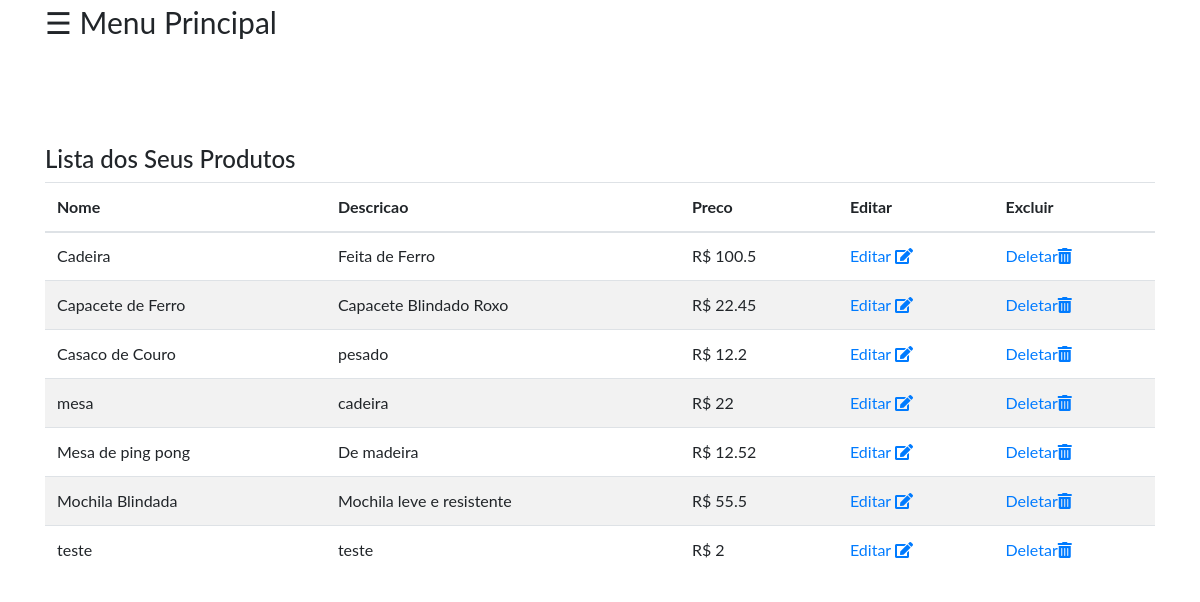
The page /app/listarProduto.php on the database its author committed.
### tables this page shows
CREATE TABLE IF NOT EXISTS `produtos` (
  `id` int(11) NOT NULL AUTO_INCREMENT,
  `nome` varchar(50) NOT NULL,
  `descricao` varchar(50) NOT NULL,
  `preco` float NOT NULL,
  PRIMARY KEY (`id`)
);

### app/listarProduto.php (the view, shortened to what this page needs)
<!DOCTYPE html>
<html lang="en">
<head>
<link rel="stylesheet" href="https://maxcdn.bootstrapcdn.com/bootstrap/4.1.3/css/bootstrap.min.css">
<link rel="stylesheet" href="http://127.0.0.1/Produto/header/style.css">
</head>
<body>
    <div class="container">
    <?php
    include_once('conexao.php');
    include_once('menu/menulateral.php');
    $sql = "SELECT id,nome,descricao,preco FROM produtos order by nome";
    $result = $conn->query($sql);
    ?>
    <h4> Lista dos Seus Produtos </h4>
            <table class="table table-striped table-hover">
          <thead>
            <tr>
              <th scope="col">Nome</th>
              <th scope="col">Descricao</th>
              <th scope="col">Preco</th>
              <th scope="col">Editar</th>
              <th scope="col">Excluir</th>
            </tr>
          </thead>
          <tbody>
            <tr>
              <?php
                 if ($result->num_rows > 0) {
                    while($row = $result->fetch_assoc()) {
                        echo "<tr>";
                        echo "<td hidden>" .
                         $row["id"].
                          "</td>
                          <td> ".
                              $row["nome"].
                          "</td>
                          <td> ".
                             $row["descricao"].
                          "</td>
                          <td>R$ ".
                              $row["preco"].
                          "</td>
                          <td>".
                              "<a href='editarProduto.php/".$row["id"]."'>Editar <i class='fas fa-edit'></i></a>
                          </td>
                          <td>".
                              "<a href='deletarProduto.php/".$row["id"]."'>Deletar<i class='fas fa-trash-alt'></i></a>
                          </td>";
                        echo "</tr>";
                    }
                } else {
                    echo "<script type='text/javascript'> alert('Nenhum Produto Encontrado') </script>";
                }
              ?>
            </tr>
          </tbody>
        </table>
</body>
</html>

### app/menu/menulateral.php (shortened to what this page needs)
<!DOCTYPE html>
<html>
<head>
<link rel="stylesheet" type="text/css" href="http://localhost/Produto/header/style.css">
<link rel="stylesheet" href="https://use.fontawesome.com/releases/v5.3.1/css/all.css">
</head>
<body>
<span style="font-size:30px;cursor:pointer" onclick="openNav()">&#9776; Menu Principal</span>
</body>
</html>

### header/style.css (style rules this page uses)
body { font-family: "Lato", sans-serif; }
h4 { margin-top:100px; }

### rows shown on the page
produtos: nome "Cadeira", descricao "Feita de Ferro", preco "100.5"
produtos: nome "Capacete de Ferro", descricao "Capacete Blindado Roxo", preco "22.45"
produtos: nome "Casaco de Couro", descricao "pesado", preco "12.2"
produtos: nome "mesa", descricao "cadeira", preco "22"
produtos: nome "Mesa de ping pong", descricao "De madeira", preco "12.52"
produtos: nome "Mochila Blindada", descricao "Mochila leve e resistente", preco "55.5"
produtos: nome "teste", descricao "teste", preco "2"
